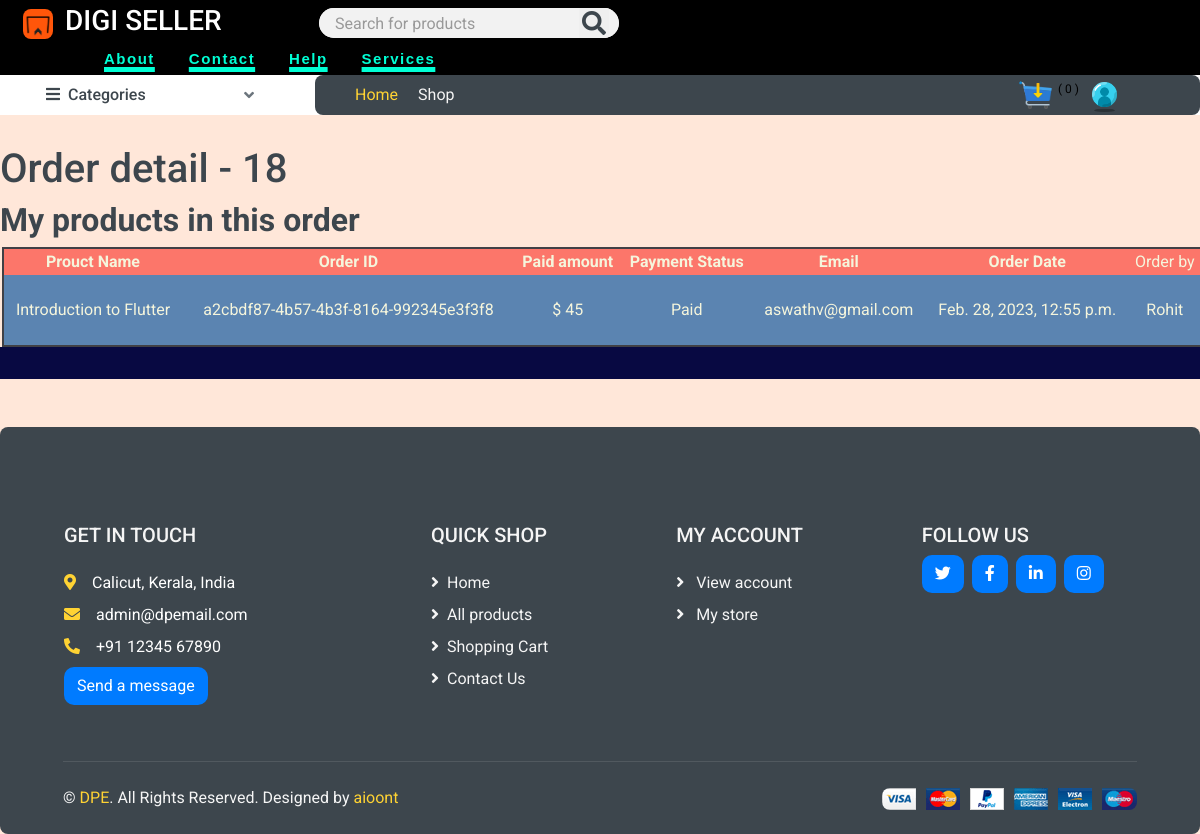
Page /my-store/order-detail/18/ (signed in) on the committed database.
### store/models.py (models this page shows, shortened)
class Order(models.Model):
    full_name = models.CharField(max_length=50, null=True)
    email = models.EmailField(max_length=50)
    mobile = models.CharField(max_length=15, null=True, blank=True)
    address = models.TextField(blank=True)
    paid_amount = models.IntegerField(blank=True, null=True)
    is_paid = models.BooleanField(default=False)
    order_id = models.CharField(max_length=255)
    payment_intent = models.CharField(max_length=255, null=True)
    created_by = models.ForeignKey(User, related_name='orders', on_delete=models.SET_NULL, null=True)
    created_at = models.DateTimeField(auto_now_add=True)

class OrderItem(models.Model):
    order = models.ForeignKey(Order, related_name='items', on_delete=models.CASCADE)
    product = models.ForeignKey(Product, related_name='items', on_delete=models.CASCADE)
    price = models.IntegerField()
    quantity = models.IntegerField(default=1)
    is_admin_paid_to_vendor = models.BooleanField(default=False, null=True)

class Product(models.Model):
    DRAFT = 'draft'
    WAITING_APPROVAL = 'waitingapproval'
    ACTIVE = 'active'
    DELETEED = 'deleted'
    STATUS_CHOICES = (
        (DRAFT, 'Draft'),
        (WAITING_APPROVAL, 'waitingapproval'),
        (ACTIVE, 'active'),
        (DELETEED,  'deleted')
    )
    user = models.ForeignKey(User, related_name='products', on_delete=models.CASCADE)  #vendor who added product
    category = models.ForeignKey(Category, related_name='products', on_delete=models.CASCADE)
    title = models.CharField(max_length=50)
    digital_product = models.FileField(upload_to='uploads/digital_product/')
    image = models.ImageField(upload_to='uploads/product_images/', null=True)
    video = models.FileField(upload_to='uploads/videos/', null=True)
    slug = models.SlugField(max_length=50)
    description = models.TextField(blank=True)
    price = models.IntegerField()
    discount_price = models.IntegerField(blank=True, null=True) #video_url = models.URLField()  URLField stores a string representing the URL of the video.  <iframe width="560" height="315" src="{{ product.video_url }}" frameborder="0" allowfullscreen></iframe>
    quantity = models.IntegerField(blank=True, null=True)
    sold = models.IntegerField(blank=True, null=True,default=0)
    rating = models.IntegerField(default=0)
    created_at = models.DateTimeField(auto_now_add=True)
    updated_at = models.DateTimeField(auto_now=True)
    status = models.CharField(max_length=20, choices=STATUS_CHOICES, default=ACTIVE)
    class Meta:
        ordering = ('-created_at',)

### userprofile/models.py (models this page shows)
class CustomUser(AbstractUser):
    username = None
    email = models.EmailField(_('email address'), unique=True)
    mobile = models.CharField(max_length=15, null=True, blank= True)
    is_vendor = models.BooleanField(default=False)
    USERNAME_FIELD = 'email'
    REQUIRED_FIELDS = ['mobile']
    objects = CustomUserManager()
    def __str__(self):
        return self.first_name

### userprofile/views.py (the view)
# urls.py: path('my-store/order-detail/<int:pk>/', views.my_store_order_detail, name='my_store_order_detail'),
@login_required
def my_store_order_detail(request, pk):
    order = get_object_or_404(Order, pk=pk)  # pk matched with pk from url
    return render(request, 'my_store_order_detail.html', {
        'order': order
    })

### store/cart.py (called while the page is built)
    def __len__(self):
        return sum(item['quantity'] for item in self.cart.values())

### store/context_processors.py (called while the page is built)
def cart(request):  # to make cart globally available context_processord.py used
    return {'cart': Cart(request)}

### store/templatetags/menu.py (called while the page is built)
@register.inclusion_tag('menu.html')
def menu():
    categories = Category.objects.all()
    return {'categories':categories}

### userprofile/templates/my_store_order_detail.html (shortened to what this page needs)
{% extends 'base.html' %}
{% load static %}
{% block content %}
    <h1> Order detail - {{ order.id }} </h1>
    <h2>My products in this order </h2>
<table class="table-td">
    <thead class="table-th">
        <tr>
         <th>Prouct Name</th>
         <th>Order ID</th>
         <th>Paid amount</th>
         <th>Payment Status</th>
         <th>Email</th>
         <th>Order Date</th>
         <td>Order by </td>
        </tr>
    </thead>
    <tbody>
     {% for item in order.items.all %}
        {% if item.product.user == request.user %}
        <tr>
            <td> {{ item.product.title }} </td>
            <td>{{ item.order.order_id }}</td>
            <td> $ {{ item.order.paid_amount }}</td>
            <td>{% if order.is_paid %}Paid{% else %}Not Paid{% endif %}</td>
            <td>{{ item.order.email }}</td>
            <td> {{ item.order.created_at }} </td>
            <td> {{ item.order.created_by }} </td>
          </tr>
        {% endif %}
    {% endfor %}
</tbody>
</table>
{% endblock %}

### userprofile/templates/my_store_order_detail.html (style rules this page uses)
.table-td { border: 2px solid rgb(65, 64, 69); border-radius: 4px; background-color: #5B84B1FF; color: beige; margin-right: 2px; margin-left: 2px; text-align: center; width: 100%; height:100px; }
.table-th { border-collapse: collapse; background-color: #FC766AFF; text-align: center; }

### rows in the picture
Order: id "18"
OrderItem: product "Introduction to Flutter", order.order_id "a2cbdf87-4b57-4b3f-8164-992345e3f3f8", order.paid_amount "45", order.email "aswathv@gmail.com", order.created_at "Feb. 28, 2023, 12:55 p.m.", order.created_by "Rohit"

### other values in the picture
{{ cart|length }} "0"
